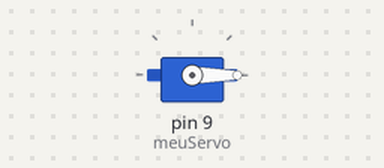
A sketch run on a simulated Arduino Nano, built with avr-gcc and run on an emulated ATmega328P. Parts: servo.

Above: at 0.05 s.
At 2.25 s:
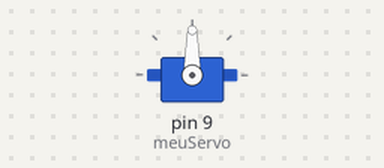
At 4.5 s:
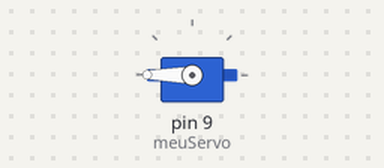
Timing chart, 0 to 5.9 s (numbered marks = the images above):
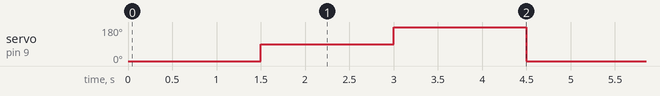

The sketch:

testeServoMotor.ino
```cpp
#include <Servo.h>


Servo meuServo;

void setup() {
  meuServo.attach(9); // Pino D9 do seu Nano
}

void loop() {
  // Posição de 0 graus (Limite de inclinação/passo)
  meuServo.write(0);
  delay(1500);

  // Posição de 90 graus (CALIBRAÇÃO - Otto em pé)
  // É aqui que você deve encaixar as peças plásticas do Otto!
  meuServo.write(90);
  delay(1500);

  // Posição de 180 graus (Outro limite)
  meuServo.write(180);
  delay(1500);
}
```

Measured:
- by itself, servo on pin 9 (meuServo): repeats every 4.5 s: 180° 1.5 s, 0° 1.5 s, 90° 1.5 s
